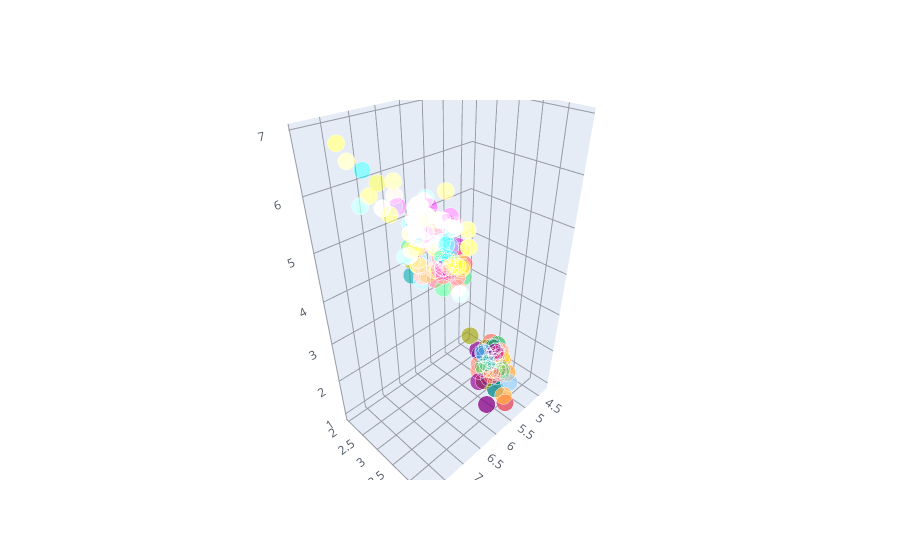

This figure's notebook cell:
### Code cell
cf.set_config_file(theme ='white')
df.iplot(kind ='scatter3d',x='sepal_length',y='sepal_width',z='petal_length',size=12)

### Figure 1 — Plotly figure (JSON) as saved in the notebook; plotly's stock layout.template omitted (floating-point values rounded to 4 significant figures; data arrays with more than 128 entries replaced by an {"elided": "..."} marker saying what was removed)
{"data": [{"marker": {"color": {"elided": "150 str values"}, "opacity": 0.8, "size": {"elided": "150 int values"}, "symbol": "circle"}, "mode": "markers", "text": {"elided": "150 str values"}, "type": "scatter3d", "x": {"elided": "150 float values"}, "y": {"elided": "150 float values"}, "z": {"elided": "150 float values"}}], "layout": {"legend": {"bgcolor": "#FFFFFF", "font": {"color": "#4D5663"}}, "paper_bgcolor": "#FFFFFF", "plot_bgcolor": "#FFFFFF", "scene": {"xaxis": {"gridcolor": "#9499A3", "showgrid": true, "tickfont": {"color": "#4D5663"}, "title": {"font": {"color": "#4D5663"}, "text": ""}, "zerolinecolor": "#9499A3"}, "yaxis": {"gridcolor": "#9499A3", "showgrid": true, "tickfont": {"color": "#4D5663"}, "title": {"font": {"color": "#4D5663"}, "text": ""}, "zerolinecolor": "#9499A3"}, "zaxis": {"gridcolor": "#9499A3", "showgrid": true, "tickfont": {"color": "#4D5663"}, "title": {"font": {"color": "#4D5663"}, "text": ""}, "zerolinecolor": "#9499A3"}}, "title": {"font": {"color": "#4D5663"}}}}
